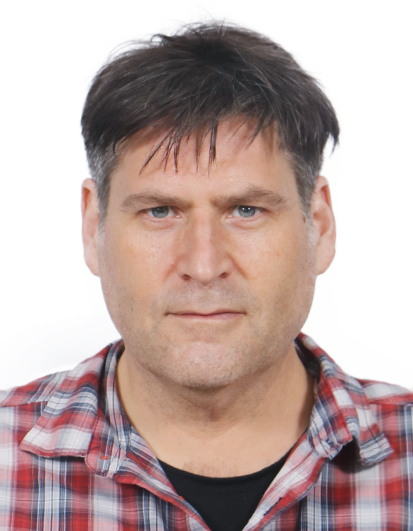
#> input picture greg.jpg, 413 x 531 px
$ python hanziArtGreg.py
#> lines starting #> are read from the running program, lines starting #| are printed output that depends on the picture

#import pillow
from PIL import Image

# import a picture

image = Image.open('greg.jpg')
#> image is the input picture: PIL image 413x531 RGB; mean R, G, B 189.8, 169.7, 166.3

# get size
org_width,org_height = image.size
#> org_width = 413; org_height = 531
print(image.size)
#| (413, 531)
print(org_width,org_height)
#| 413 531

# calculate new size
new_width = 50
new_height = int(50 * (org_height/org_width))
#> new_height = 64
print(new_width,new_height)
#| 50 64

#resize and convert to grey
small_image =  image.resize((new_width,new_height))
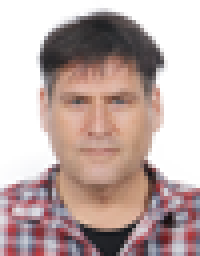
#> small_image: PIL image 50x64 RGB (shown 4 times larger); mean R, G, B 189.7, 169.7, 166.3

sm_gr_image = small_image.convert("L")
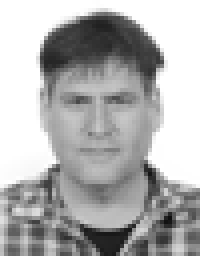
#> sm_gr_image: PIL image 50x64 L (shown 4 times larger); min 14, max 255, mean 175.3


#get the list of pixel  values
pixellist = list(sm_gr_image.getdata())
#> pixellist = 3200 values, max 255 at index 0, min 14 at index 2742, mean 175.3
#print(pixellist)

#set an empty list for in wich to append characters
charlist =[]

#map characters in that list using if statems for range
for num in pixellist:
    if num >= 0 and num <= 25:

        charlist.append('X')

    elif num >=26 and num <= 50:

        charlist.append('履')
    elif num >= 51 and num <= 75:

        charlist.append('素')
    elif num >= 76 and num <= 100:

        charlist.append('愿')

    elif num >= 101 and num <= 125:

        charlist.append('往')
    elif num >=126 and num <= 150:

        charlist.append('独')


    elif num >=151 and num <= 175:

        charlist.append('行')

    elif num >=176 and num <= 200:

        charlist.append('也')

    elif num >= 201 and num <= 225:

        charlist.append('之')

    elif num >=226 and num <= 255:

        charlist.append('一')

    else:
        charlist.append('X')
#> this loop made 3200 passes
#> num on passes 1 to 3: 255, 255, 255
#> after the loop, charlist = 3200 items, first 6: '一', '一', '一', '一', '一', '一'


#convert the list into a string

charstring= "".join(charlist)

# print every 50 characters of charstring to the terminal

firstplace = 0
# range (start stop step)
for linestep in range(49,len(charstring),50):
    prt_line = charstring[firstplace:linestep] #use string slicing to print every fifty characters on one line
    print(prt_line)
    with open('greg_character1.txt',encoding='utf-8', mode='a+')as file1:
        file1.write(prt_line+'\n')

    firstplace = firstplace + 50
#> this loop made 64 passes
#> (linestep, firstplace) on passes 1 to 12: (49, 50), (99, 100), (149, 150), (199, 200), (249, 250), (299, 300), (349, 350), (399, 400), (449, 450), (499, 500), (549, 550), (599, 600)
#| 一一一一一一一一一一一一一一一一一一一一一一一一一一一一一一一一一一一一一一一一一一一一一一一一一
#| 一一一一一一一一一一一一一一一一一一一一一一一一一一一一一一一一一一一一一一一一一一一一一一一一一
#| 一一一一一一一一一一一一一一一一一一一一一一一一一之之一一一一一一一一一一一一一一一一一一一一一一
#| 一一一一一一一一一一一一一一一一一一一一一一也行往往往往独也之一一一一一一一一一一一一一一一一一一
#| 一一一一一一一一一一一一一一一一一一之行往往愿素素素素素素素愿独之一一一一一一一一一一一一一一一一
#| 一一一一一一一一一一一一一一一一之行独往素履履履履履履素素素愿愿愿行一一一一一一一一一一一一一一一
#| 一一一一一一一一一一一一一一之行往愿素素素履履履履履履履履素素愿愿愿独之一一一一一一一一一一一一一
#| 一一一一一一一一一一一一一行愿愿素素素素素履履履履履履履履素素素素素愿独一一一一一一一一一一一一一
#> (further printed lines are left out)
#> after the loop, firstplace = 3200
